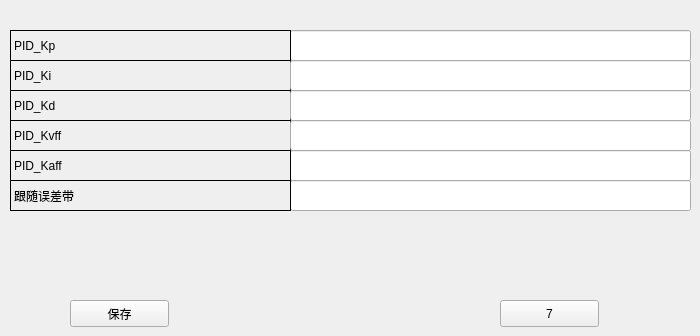
      <widget class="QWidget" name="page_35">
       <widget class="QPushButton" name="pushButton_87">
        <property name="geometry">
         <rect>
          <x>500</x>
          <y>300</y>
          <width>99</width>
          <height>27</height>
         </rect>
        </property>
        <property name="text">
         <string>7</string>
        </property>
       </widget>
       <widget class="QLineEdit" name="lineEdit_221">
        <property name="geometry">
         <rect>
          <x>290</x>
          <y>30</y>
          <width>401</width>
          <height>31</height>
         </rect>
        </property>
       </widget>
       <widget class="QLabel" name="label_276">
        <property name="geometry">
         <rect>
          <x>10</x>
          <y>60</y>
          <width>281</width>
          <height>31</height>
         </rect>
        </property>
        <property name="frameShape">
         <enum>QFrame::Panel</enum>
        </property>
        <property name="text">
         <string>PID_Ki</string>
        </property>
       </widget>
       <widget class="QLabel" name="label_277">
        <property name="geometry">
         <rect>
          <x>10</x>
          <y>90</y>
          <width>281</width>
          <height>31</height>
         </rect>
        </property>
        <property name="frameShape">
         <enum>QFrame::Panel</enum>
        </property>
        <property name="text">
         <string>PID_Kd</string>
        </property>
       </widget>
       <widget class="QLineEdit" name="lineEdit_222">
        <property name="geometry">
         <rect>
          <x>290</x>
          <y>150</y>
          <width>401</width>
          <height>31</height>
         </rect>
        </property>
       </widget>
       <widget class="QLineEdit" name="lineEdit_223">
        <property name="geometry">
         <rect>
          <x>290</x>
          <y>180</y>
          <width>401</width>
          <height>31</height>
         </rect>
        </property>
       </widget>
       <widget class="QLineEdit" name="lineEdit_224">
        <property name="geometry">
         <rect>
          <x>290</x>
          <y>60</y>
          <width>401</width>
          <height>31</height>
         </rect>
        </property>
       </widget>
       <widget class="QLabel" name="label_278">
        <property name="geometry">
         <rect>
          <x>10</x>
          <y>120</y>
          <width>281</width>
          <height>31</height>
         </rect>
        </property>
        <property name="frameShape">
         <enum>QFrame::Panel</enum>
        </property>
        <property name="text">
         <string>PID_Kvff</string>
        </property>
       </widget>
       <widget class="QLabel" name="label_279">
        <property name="geometry">
         <rect>
          <x>10</x>
          <y>150</y>
          <width>281</width>
          <height>31</height>
         </rect>
        </property>
        <property name="frameShape">
         <enum>QFrame::Panel</enum>
        </property>
        <property name="text">
         <string>PID_Kaff</string>
        </property>
       </widget>
       <widget class="QLineEdit" name="lineEdit_225">
        <property name="geometry">
         <rect>
          <x>290</x>
          <y>90</y>
          <width>401</width>
          <height>31</height>
         </rect>
        </property>
       </widget>
       <widget class="QLineEdit" name="lineEdit_226">
        <property name="geometry">
         <rect>
          <x>290</x>
          <y>120</y>
          <width>401</width>
          <height>31</height>
         </rect>
        </property>
       </widget>
       <widget class="QLabel" name="label_280">
        <property name="geometry">
         <rect>
          <x>10</x>
          <y>180</y>
          <width>281</width>
          <height>31</height>
         </rect>
        </property>
        <property name="frameShape">
         <enum>QFrame::Panel</enum>
        </property>
        <property name="text">
         <string>跟随误差带</string>
        </property>
       </widget>
       <widget class="QPushButton" name="pushButton_88">
        <property name="geometry">
         <rect>
          <x>70</x>
          <y>300</y>
          <width>99</width>
          <height>27</height>
         </rect>
        </property>
        <property name="text">
         <string>保存</string>
        </property>
       </widget>
       <widget class="QLabel" name="label_281">
        <property name="geometry">
         <rect>
          <x>10</x>
          <y>30</y>
          <width>281</width>
          <height>31</height>
         </rect>
        </property>
        <property name="frameShape">
         <enum>QFrame::Panel</enum>
        </property>
        <property name="text">
         <string>PID_Kp</string>
        </property>
       </widget>
      </widget>
